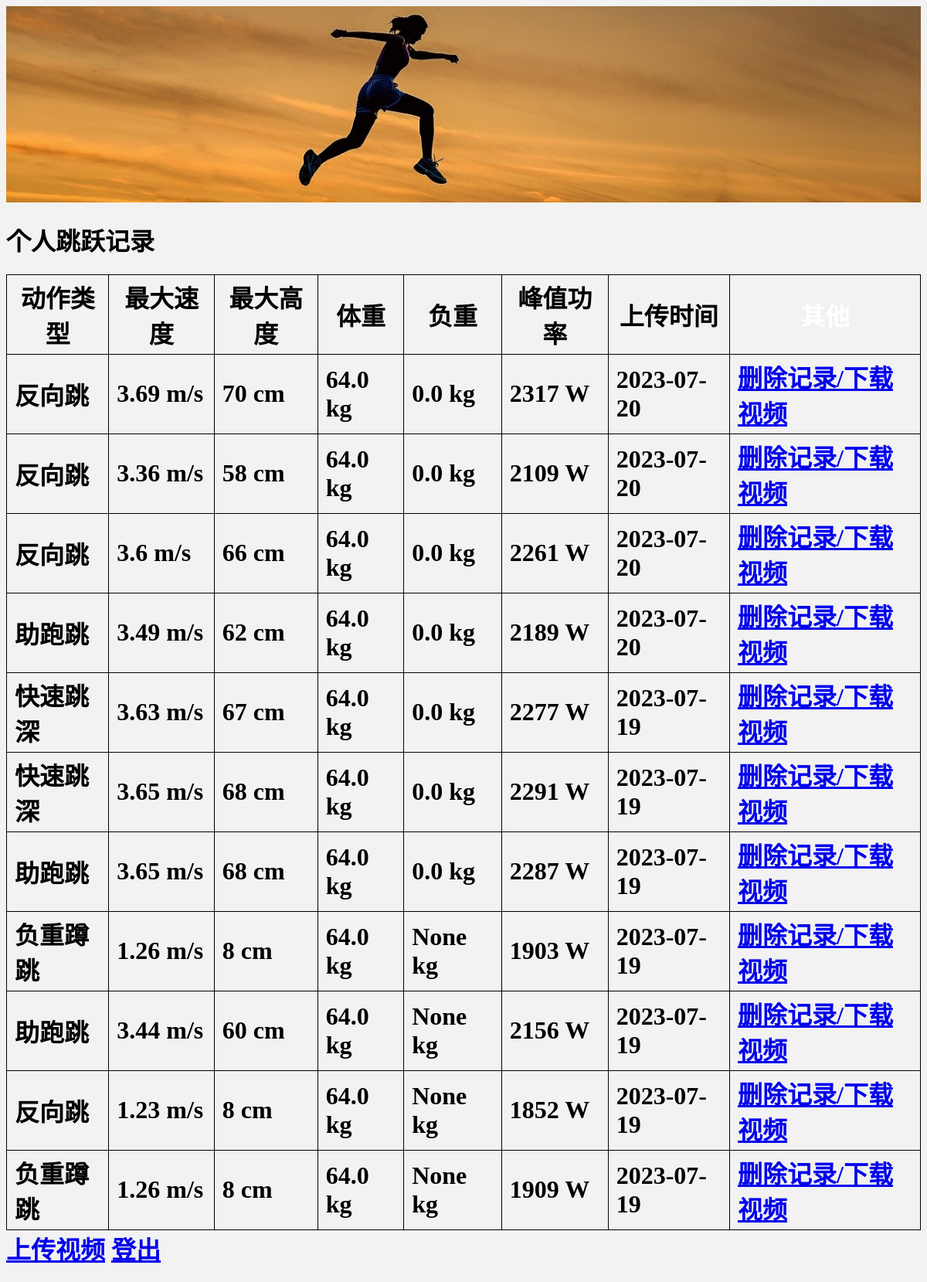
Before: / (signed in) with the older database file.
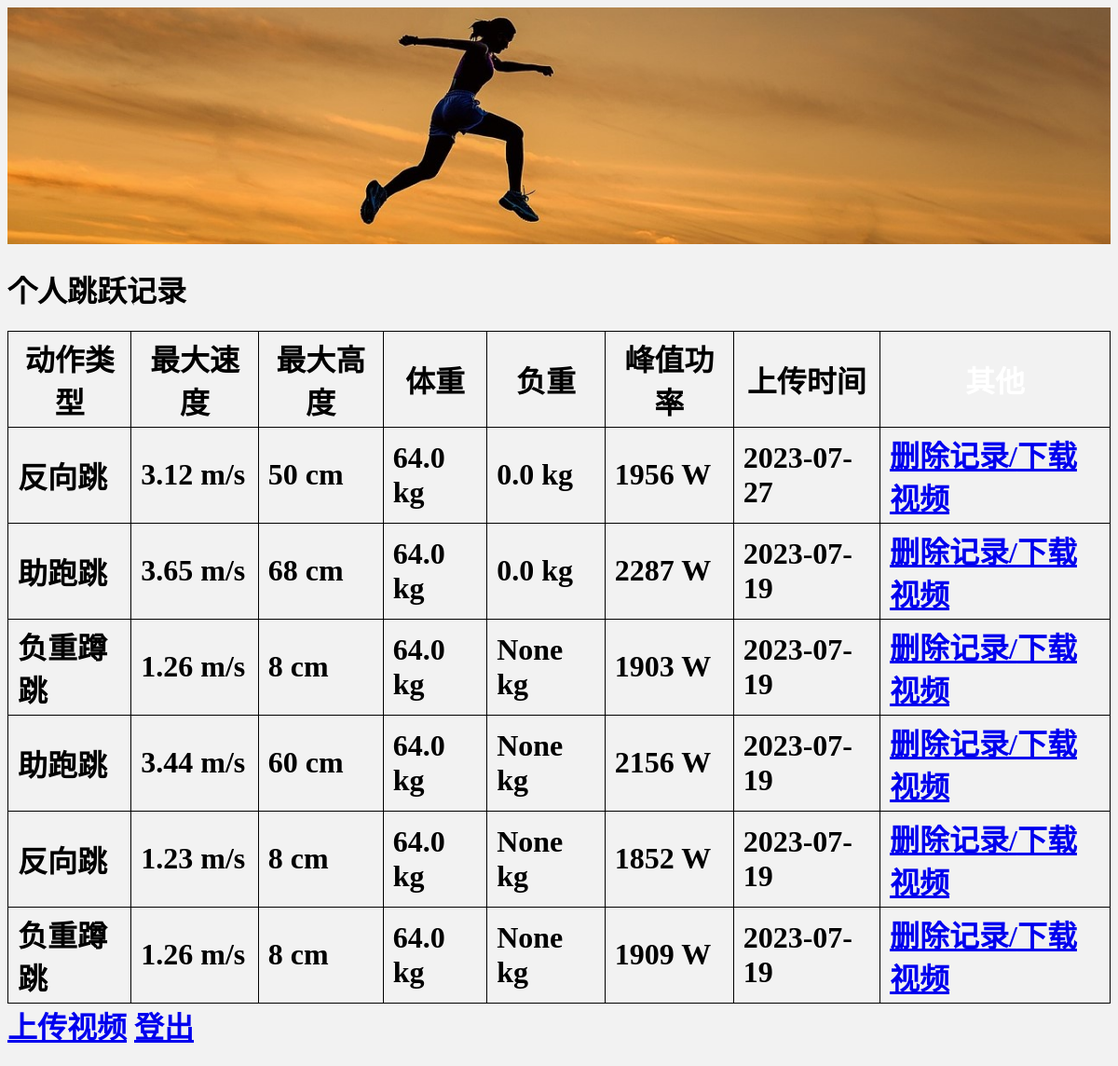
After: the same page with the newer database file.
### app.py (models this page shows)
class User_Speed(db.Model):
    __tablename__ = 'user_speed_list'
    id = db.Column(db.Integer, primary_key=True)
    username = db.Column(db.String(64), index = True)
    act_type = db.Column(db.String(16))
    max_speed = db.Column(db.Float)
    max_height = db.Column(db.Integer)
    max_power = db.Column(db.Integer)
    filename = db.Column(db.String(64))
    upload_time = db.Column(db.DateTime, default=datetime.datetime.now())
    body_height = db.Column(db.Float)
    ankle2shoulder = db.Column(db.Float)
    body_weight = db.Column(db.Float)
    load_weight = db.Column(db.Float)

### app.py (the view)
@app.route('/')
def index():
    if current_user.is_authenticated:
        current_list = User_Speed.query.filter_by(username = current_user.username).order_by(User_Speed.id.desc()).all()
        return render_template('speed_list.html', speed_list = current_list)
    else:
        return render_template('login.html', form = LoginForm())

### app.py (called while the page is built)
@login_manager.user_loader
def load_user(user_id):
    return User.query.get(int(user_id))

### templates/speed_list.html (shortened to what this page needs)
<!DOCTYPE html>
<html>
<head>
</head>
<body>
<img src="{{ url_for('static',filename = 'header2.jpg') }}" width="100%">
<h1> 个人跳跃记录 <h1>
<table>
<tr>
  <th>动作类型</th>
  <th>最大速度</th>
  <th>最大高度</th>
  <th>体重</th>
  <th>负重</th>
  <th>峰值功率</th>
  <th>上传时间</th>
  <th style="color:white">其他</th>
</tr>
{% for user_speed in speed_list%}
<tr>
  <td>{{user_speed.act_type}}</td>
  <td>{{user_speed.max_speed}} m/s</td>
  <td>{{user_speed.max_height}} cm</td>
  <td>{{user_speed.body_weight}} kg</td>
  <td>{{user_speed.load_weight}} kg</td>
  <td>{{user_speed.max_power}} W</td>
  <td>{{user_speed.upload_time.strftime('%Y-%m-%d')}}</td>
  <td><a href = '/delete/{{ user_speed.id }}'>删除记录/</a><a href = 'download/{{ user_speed.id }}'>下载视频</a></td>
</tr>
{% endfor %}
</table>
<a href = 'upload'>上传视频</a>
<a href = 'logout'>登出</a>
</body>
</html>

Changed rows visible on the page:
removed User_Speed: act_type "反向跳", max_speed "3.69", max_height "70", body_weight "64.0", load_weight "0.0", max_power "2317", upload_time "2023-07-20"
removed User_Speed: act_type "反向跳", max_speed "3.36", max_height "58", body_weight "64.0", load_weight "0.0", max_power "2109", upload_time "2023-07-20"
removed User_Speed: act_type "反向跳", max_speed "3.6", max_height "66", body_weight "64.0", load_weight "0.0", max_power "2261", upload_time "2023-07-20"
removed User_Speed: act_type "助跑跳", max_speed "3.49", max_height "62", body_weight "64.0", load_weight "0.0", max_power "2189", upload_time "2023-07-20"
removed User_Speed: act_type "快速跳深", max_speed "3.63", max_height "67", body_weight "64.0", load_weight "0.0", max_power "2277", upload_time "2023-07-19"
changed User_Speed (number 1 of 6 on the later page): act_type "快速跳深" → "反向跳"; max_speed "3.65" → "3.12"; max_height "68" → "50"; max_power "2291" → "1956"; upload_time "2023-07-19" → "2023-07-27"
